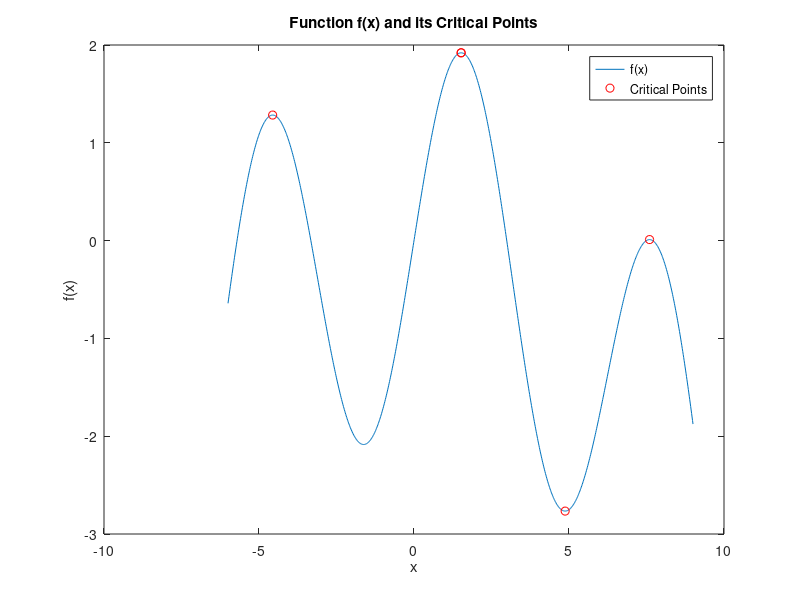

Recreate this plot in MATLAB.
% function
f = @(x) 2*sin(x) - x.^2/30;

% first derivative
df = @(x) 2*cos(x) - x/15;

% plot function over range
x = linspace(-6, 9, 1000);
plot(x, f(x))
hold on

% yse initial guess based on plot and fzero to find zeros of first derivative 
initialGuesses = [-5, 0, 2, 5, 8];
zerosDf = zeros(1, length(initialGuesses));

for i = 1:length(initialGuesses)
    zerosDf(i) = fzero(df, initialGuesses(i));
    % mark critical points on the graph
    plot(zerosDf(i), f(zerosDf(i)), 'ro');
end

hold off
title('Function f(x) and its Critical Points')
xlabel('x')
ylabel('f(x)')
legend('f(x)', 'Critical Points', 'Location', 'best')

% output critical points
disp('Critical points at x = ');
disp(zerosDf);